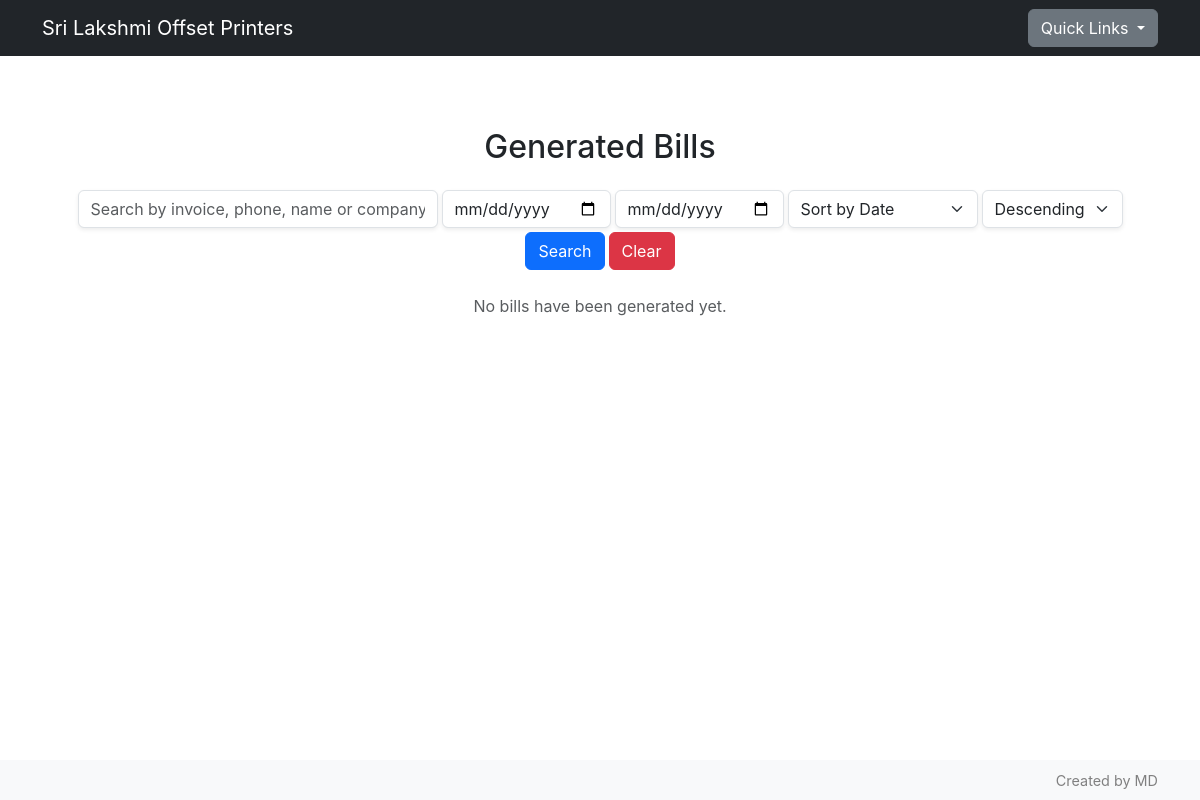
The app's page /view_bills?phone=9848992207, older data.
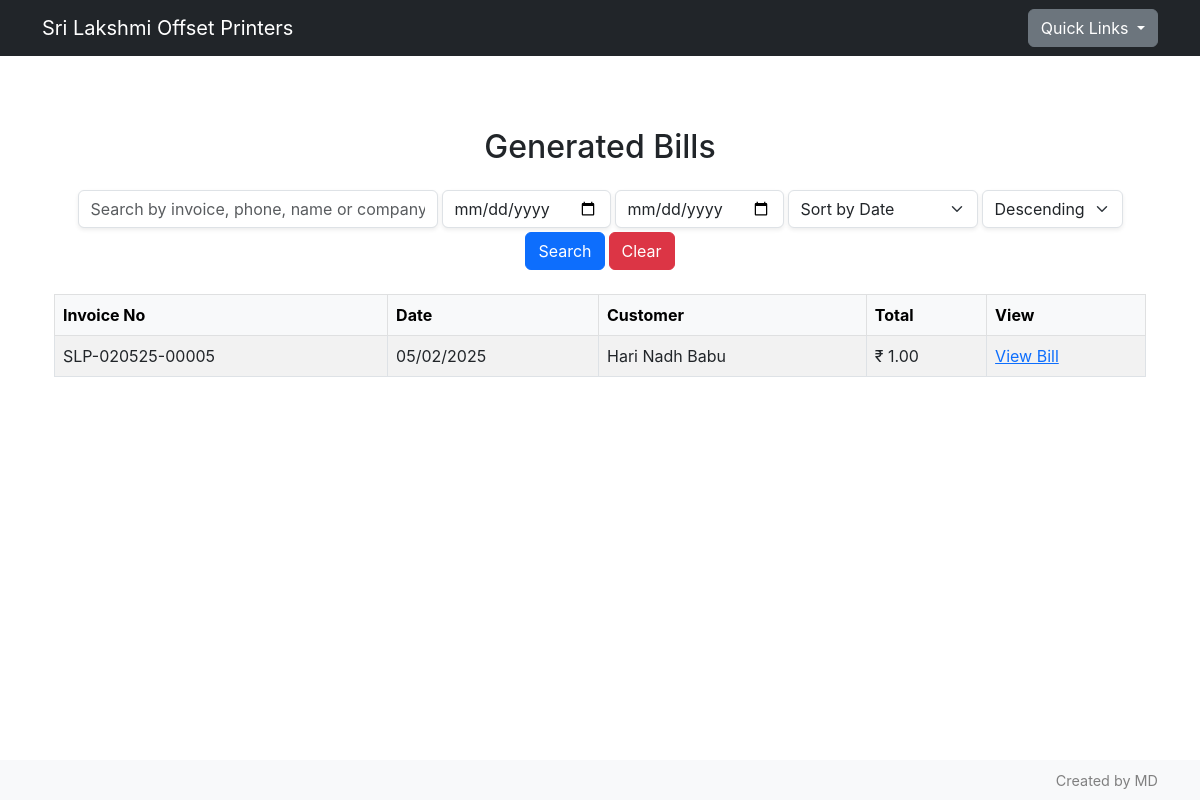
The same page, newer data.
### db/models.py (models this page shows, shortened)
class invoice(db.Model):
    id = db.Column(db.Integer, primary_key=True)
    invoiceId = db.Column(db.String(50), unique=True, nullable=False)
    customerId = db.Column(db.Integer, db.ForeignKey("customer.id"), nullable=False, index=True)
    createdAt = db.Column(db.DateTime, default=datetime.utcnow, index=True)
    pdfPath = db.Column(db.String(255), nullable=False)
    totalAmount = db.Column(db.Float, nullable=False)
    items = db.relationship("invoiceItem", backref="invoice", lazy=True)
    isDeleted = db.Column(db.Boolean, nullable=False, default=False, index=True)
    deletedAt = db.Column(db.DateTime, nullable = True, index=True)

class customer(db.Model):
    id = db.Column(db.Integer, primary_key=True)
    name = db.Column(db.String(50), nullable=False)
    company = db.Column(db.String(50))
    phone = db.Column(db.String(50), nullable=False, unique=True)
    email = db.Column(db.String(50))
    gst = db.Column(db.String(30))
    address = db.Column(db.Text)
    businessType = db.Column(db.String(50))
    invoices = db.relationship("invoice", backref="customer", lazy= True)
    createdAt = db.Column(db.DateTime, default=datetime.utcnow())

### app.py (the view)
@app.route('/view_bills')
def view_bills():
    query = (request.args.get('q') or '').lower()
    phone = request.args.get('phone')
    start_date = request.args.get('start_date')
    end_date   = request.args.get('end_date')
    q = (invoice.query.options(joinedload(invoice.customer))
         .filter(invoice.isDeleted == False))
    sort_key = (request.args.get('sort') or 'date').lower()
    sort_dir = (request.args.get('dir') or 'desc').lower()
    def order(col):
        return col.desc() if sort_dir == 'desc' else col.asc()
    if sort_key == 'total':
        q = q.order_by(order(invoice.totalAmount))
    elif sort_key == 'invoice':
        q = q.order_by(order(invoice.invoiceId))
    elif sort_key == 'customer':
        q = (q.join(customer, invoice.customerId == customer.id)
             .order_by(order(customer.name)))
    else:
        q = q.order_by(order(invoice.createdAt))
    try:
        if start_date and end_date:
            start_dt = datetime.strptime(start_date, '%Y-%m-%d')
            end_dt   = datetime.strptime(end_date,   '%Y-%m-%d') + timedelta(days=1)  # inclusive
            q = q.filter(invoice.createdAt >= start_dt, invoice.createdAt < end_dt)
    except Exception:
        pass
    invoices = q.all()
    results = []
    for inv in invoices:
        cust = inv.customer
        results.append({
            "invoice_no": inv.invoiceId,
            "date": inv.createdAt.strftime('%m/%d/%Y'),
            "customer_name": cust.name if cust else 'Unknown',
            "phone": cust.phone if cust else '',
            "total": f"{inv.totalAmount: ,.2f}",
            "filename": f"{inv.invoiceId}.pdf",
        })
    bills = results
    if phone:
        bills = [b for b in bills if b['phone'] == phone]
    elif query:
        bills = [b for b in bills if query in b['customer_name'].lower()
                                   or query in b.get('phone', '')
                                   or query in b['invoice_no']]
    return render_template('view_bills.html', bills=bills)

### app.py (called while the page is built)
@app.template_filter('datetimeformat')
def datetimeformat(value, format='%d-%m-%Y'):
    if not value:
        return ''
    try:
        if isinstance(value, str):
            value = datetime.strptime(value, '%Y-%m-%d')
        return value.strftime(format)
    except Exception:
        return value

### templates/view_bills.html (shortened to what this page needs)
{% extends 'base.html' %}
{% block content %}
<div class="container py-4">
  <h2 class="mb-4 text-center">Generated Bills</h2>
  <form id="billsFilterForm" method="GET" action="{{ url_for('view_bills') }}" class="row g-1 mb-4 justify-content-center align-items-end">
    <div class="col-auto">
      <input type="text" name="q" class="form-control shadow-sm" style="min-width: 360px;" placeholder="Search by invoice, phone, name or company" value="{{ request.args.get('q', '') }}">
    </div>
    <div class="col-auto">
      <input type="date" name="start_date" class="form-control shadow-sm" style="min-width: 150px;" value="{{ request.args.get('start_date', '') | datetimeformat('%Y-%m-%d') }}">
    </div>
    <div class="col-auto">
      <input type="date" name="end_date" class="form-control shadow-sm" style="min-width: 150px;" value="{{ request.args.get('end_date', '') | datetimeformat('%Y-%m-%d') }}">
    </div>
    <div class="col-auto">
      <select id="sortSelect" name="sort" class="form-select shadow-sm">
        <option value="date" {{ 'selected' if request.args.get('sort','date') == 'date' else '' }}>Sort by Date</option>
      </select>
    </div>
    <div class="col-auto">
      <select id="dirSelect" name="dir" class="form-select shadow-sm">
        <option value="desc" {{ 'selected' if request.args.get('dir','desc') == 'desc' else '' }}>Descending</option>
      </select>
    </div>
    <div class="col-auto">
      <button type="submit" class="btn btn-primary">Search</button>
    </div>
    <div class="col-auto">
      <a href="{{ url_for('view_bills') }}" class="btn btn-danger">Clear</a>
    </div>
  </form>
  {% if bills %}
    <div class="table-responsive">
      <table class="table table-striped table-bordered align-middle text-start">
        <thead class="table-light">
          <tr>
            <th>Invoice No</th>
            <th>Date</th>
            <th>Customer</th>
            <th>Total</th>
            <th>View</th>
          </tr>
        </thead>
        <tbody>
          {% for bill in bills %}
          <tr>
            <td>{{ bill.invoice_no }}</td>
            <td>{{ bill.date | datetimeformat }}</td>
            <td>{{ bill.customer_name }}</td>
            <td>₹{{ bill.total }}</td>
            <td><a href="{{ url_for('view_bill_locked', invoicenumber=bill.invoice_no) }}">View Bill</a></td>
          </tr>
          {% endfor %}
        </tbody>
      </table>
    </div>
  {% else %}
    <p class="text-center text-muted">No bills have been generated yet.</p>
  {% endif %}
</div>
{% endblock %}

Row changes from the older to the newer data that the page shows:
added invoice: invoice_no "SLP-020525-00005", date "05/02/2025", customer_name "Hari Nadh Babu", total "1.00"
Text that changed along with them:
text no longer shown: "No bills have been generated yet."
text now shown: "Invoice No Date Customer Total View"
